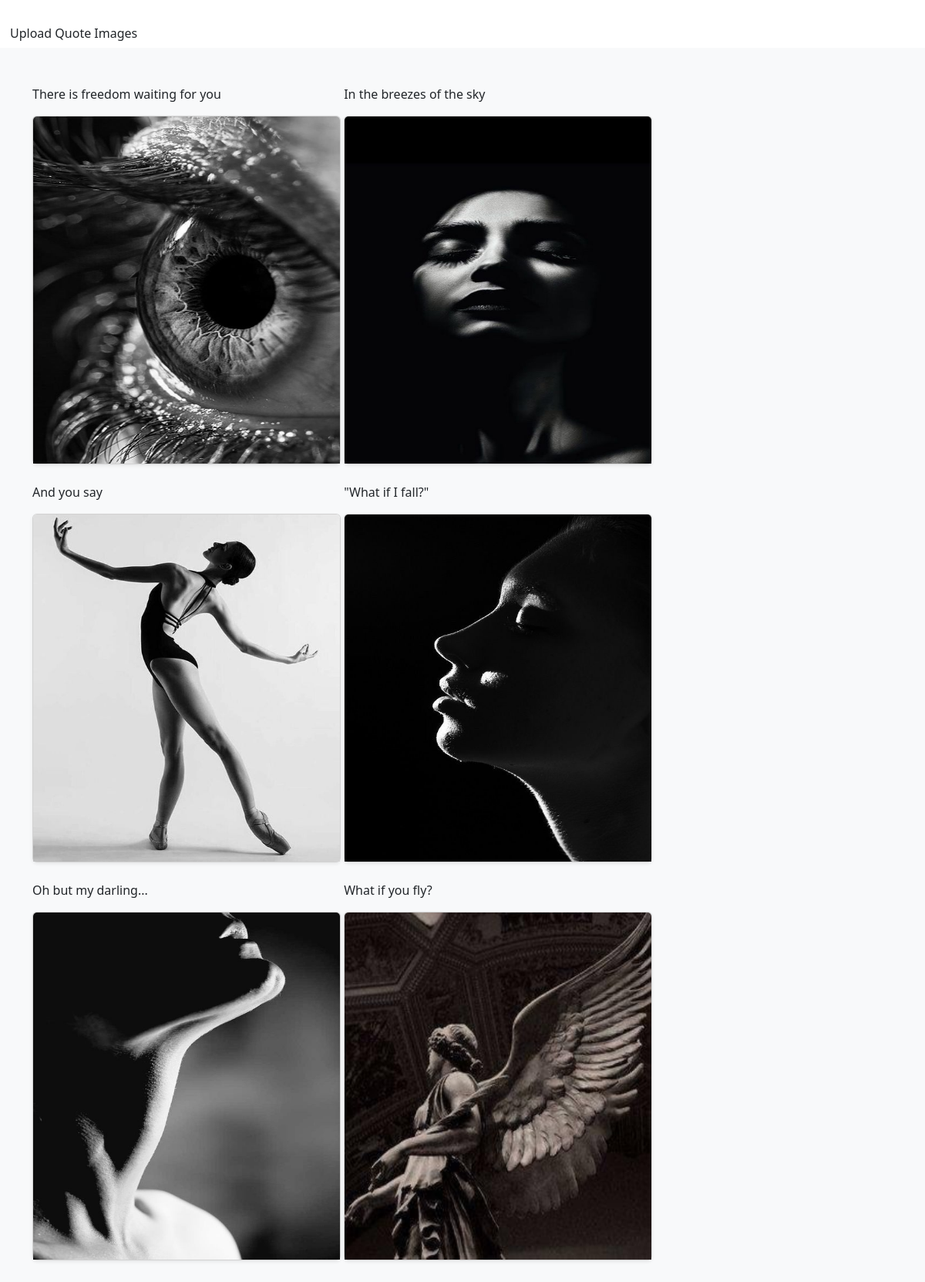
The page / on the database its author committed.
### posts/models.py (models this page shows, shortened)
class Post (models.Model):
    title = models.CharField(max_length=200)
    image = models.ImageField(upload_to='images/')

### posts/views.py (the view)
# urls.py: path('', HomePageView.as_view(), name='home'),
class HomePageView(ListView):
    model = Post
    template_name = 'home.html'

### templates/home.html (shortened to what this page needs)
<!doctype html>
<html lang="en" data-bs-theme="auto">
  <head>
    <link href="https://cdn.jsdelivr.net/npm/bootstrap@5.3.2/dist/css/bootstrap.min.css" rel="stylesheet">
    </head>
<body>
    <br>
        <a href = "{% url 'add_post' %}" class ="btn btn-parimary">Upload Quote Images</a>
    <br>
    <main>
      <div class="clearfix">
      <div class ="album py-5 bg-light">
        <div class="container">
          <div clas="row">
            {% for post in object_list %}
            <div class="col-md-4">
              <p class="card-text"> {{ post.title }} </p>
              <div class="card mb-4 shadow-sm">
                <div class="imagens" >
                  <img class ="card-img-top" src="{{ post.image.url }}" alt = "{{ post.title }}" height ="450">
                </div>
              </div>
            </div>
          {% endfor %}
          </div>
        </div>
      </div>
      </div>
    </main>
</body>
</html>

### templates/home.html (style rules this page uses)
.col-md-4 { display:inline-block; width:400px; }

### rows shown on the page
Post: title "There is freedom waiting for you", image (picture)
Post: title "In the breezes of the sky", image (picture)
Post: title "And you say", image (picture)
Post: title "\"What if I fall?\"", image (picture)
Post: title "Oh but my darling...", image (picture)
Post: title "What if you fly?", image (picture)
